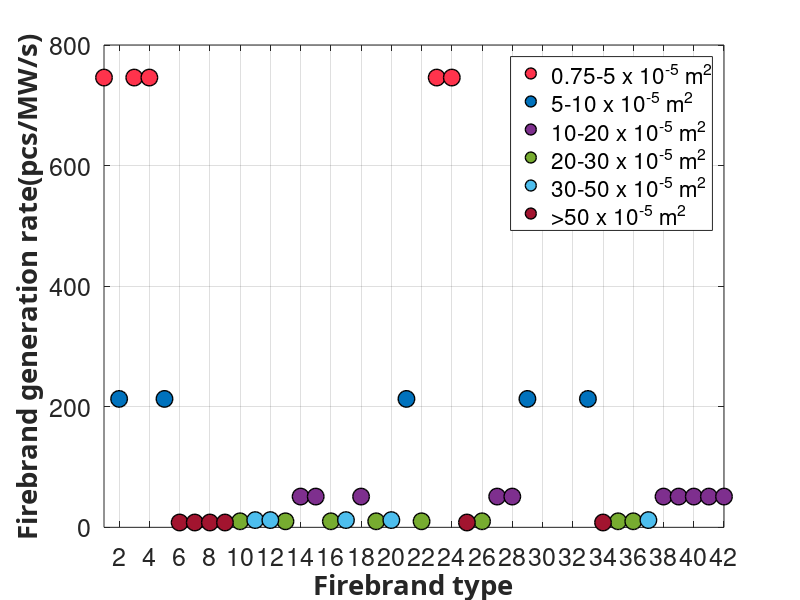

Write MATLAB code to recreate this figure.
%Firebrad generation rate for firebrands types (FDS input file) according
%to size classes

%1s
Firebrand_types_1s = [1	3	4	23	24	30	31	32]; 
Firebrand_generation_1s = [746	746	746	746	746	746	746	746]; 

%2s
Firebrand_types_2s = [2	5	21	29	33]; 
Firebrand_generation_2s = [213	213	213	213	213]; 

%3s
Firebrand_types_3s = [14	15	18	27	28	38	39	40	41	42]; 
Firebrand_generation_3s = [51	51	51	51	51	51	51	51	51	51]; 

%4s
Firebrand_types_4s = [10	13	16	19	22	26	35	36]; 
Firebrand_generation_4s = [10	10	10	10	10	10	10	10]; 

%5s
Firebrand_types_5s = [11	12	17	20	37]; 
Firebrand_generation_5s = [12	12	12	12	12]; 

%6s
Firebrand_types_6s = [6	7	8	9	25	34]; 
Firebrand_generation_6s = [8	8	8	8	8	8]; 



plot(Firebrand_types_1s,Firebrand_generation_1s,'o','LineWidth',1,'MarkerSize',12,...
    'MarkerEdgeColor','black',...
    'MarkerFaceColor',[1 .2 .3]);

hold on
plot(Firebrand_types_2s,Firebrand_generation_2s,'o','LineWidth',1,'MarkerSize',12,...
    'MarkerEdgeColor','black',...
    'MarkerFaceColor',[0 0.4470 0.7410]);

plot(Firebrand_types_3s,Firebrand_generation_3s,'o','LineWidth',1,'MarkerSize',12,...
    'MarkerEdgeColor','black',...
    'MarkerFaceColor',[0.4940 0.1840 0.5560]);

plot(Firebrand_types_4s,Firebrand_generation_4s,'o','LineWidth',1,'MarkerSize',12,...
    'MarkerEdgeColor','black',...
    'MarkerFaceColor',[0.4660 0.6740 0.1880]);

plot(Firebrand_types_5s,Firebrand_generation_5s,'o','LineWidth',1,'MarkerSize',12,...
    'MarkerEdgeColor','black',...
    'MarkerFaceColor',[0.3010 0.7450 0.9330]);

plot(Firebrand_types_6s,Firebrand_generation_6s,'o','LineWidth',1,'MarkerSize',12,...
    'MarkerEdgeColor','black',...
    'MarkerFaceColor',[0.6350 0.0780 0.1840]);

grid on
box on
xlim([1 42])
%xticks([1	2	3	4	5	6	7	8	9	10	11	12	13	14	15	16	17	18	19	20	21	22	23	24	25	26	27	28	29	30	31	32	33	34	35	36	37	38	39	40	41	42])

xticks([2	4	6	8	10	12	14	16	18	20	22	24	26	28	30	32	34	36	38	40	42])
xtickangle(45)
xlabel('Firebrand type','FontWeight','bold','FontSize',20,...
    'FontName','Calibri');
ylabel('Firebrand generation rate(pcs/MW/s)','FontWeight','bold','FontSize',20,...
    'FontName','Calibri');

set(gca,'fontsize',18);

legend('0.75-5 x 10^{-5} m^2','5-10 x 10^{-5} m^2','10-20 x 10^{-5} m^2','20-30 x 10^{-5} m^2','30-50 x 10^{-5} m^2','>50 x 10^{-5} m^2')

